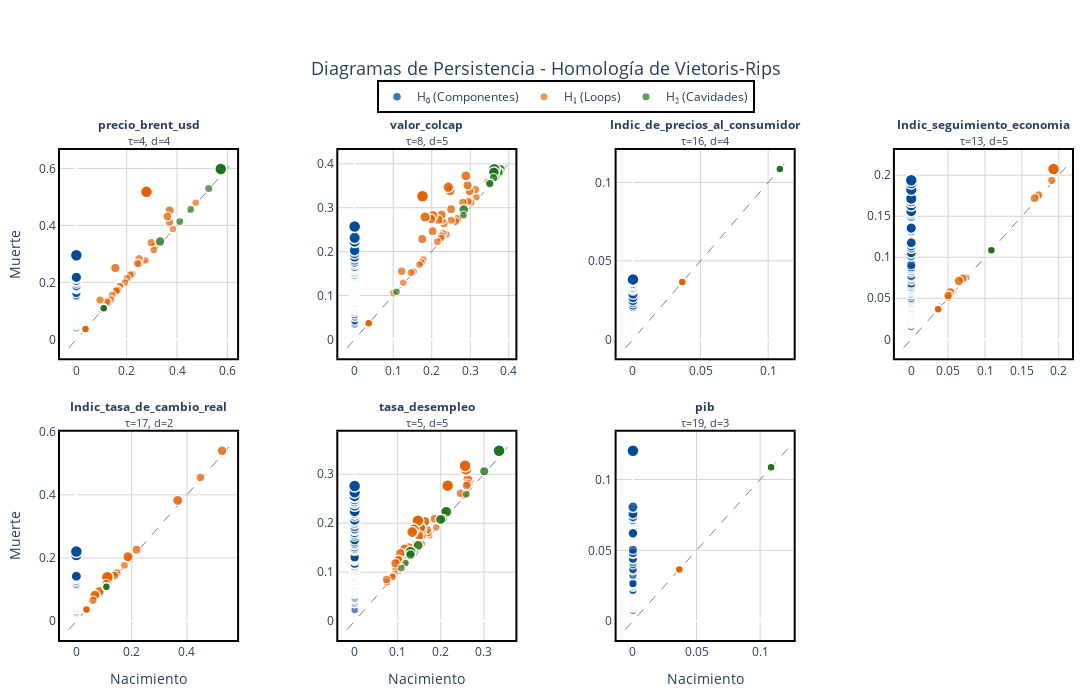

Here is the notebook cell this chart was saved with:
### Code cell
# Diagrama de persistencia de cada serie 
diagram_emb = VR.fit_transform(X_emb)

# --- Crear la cuadrícula dinámica de subplots ---
n = len(data_norm.columns)
cols = min(4, n)  # Máximo 3 columnas para mejor visualización
rows = math.ceil(n / cols)

# Preparar títulos con información de parámetros
subplot_titles_list = []
for name in data_norm.columns:
    if name in optimal_parameters_emb:
        tau = optimal_parameters_emb[name][0]
        d = optimal_parameters_emb[name][1]
        subplot_titles_list.append(f"<b>{name}</b><br><span style='font-size:11px'>τ={tau}, d={d}</span>")
    else:
        subplot_titles_list.append(f"<b>{name}</b>")

fig = make_subplots(
    rows=rows,
    cols=cols,
    subplot_titles=subplot_titles_list,
    vertical_spacing=0.15,
    horizontal_spacing=0.10
)

# Colores para diferentes dimensiones homológicas
colors_dim = {
    0: 'rgb(31, 119, 180)',   # Azul para H0 (componentes conexas)
    1: 'rgb(255, 127, 14)',   # Naranja para H1 (loops)
    2: 'rgb(44, 160, 44)',    # Verde para H2 (cavidades)
}

# --- Graficar cada diagrama de persistencia ---
for i, (name, diagram) in enumerate(zip(data_norm.columns, diagram_emb)):
    r = i // cols + 1
    c = i % cols + 1
    
    # Filtrar puntos infinitos y separar por dimensión
    diagram_filtered = diagram[diagram[:, 1] != np.inf]
    
    if len(diagram_filtered) == 0:
        continue
    
    # Obtener rango para la diagonal
    all_points = diagram_filtered[:, :2].flatten()
    min_val = np.min(all_points)
    max_val = np.max(all_points)
    margin = (max_val - min_val) * 0.05
    
    # Agregar línea diagonal (nacimiento = muerte)
    fig.add_trace(
        go.Scatter(
            x=[min_val - margin, max_val + margin],
            y=[min_val - margin, max_val + margin],
            mode='lines',
            line=dict(color='gray', width=1, dash='dash'),
            showlegend=False,
            hoverinfo='skip'
        ),
        row=r, col=c
    )
    
    # Graficar puntos por dimensión homológica
    dims = np.unique(diagram_filtered[:, 2].astype(int))
    
    for dim in dims:
        mask = diagram_filtered[:, 2] == dim
        dim_diagram = diagram_filtered[mask]
        
        birth = dim_diagram[:, 0]
        death = dim_diagram[:, 1]
        persistence = death - birth
        
        # Normalizar persistencia para tamaño de marcador (más persistente = más grande)
        if len(persistence) > 1:
            pers_norm = (persistence - persistence.min()) / (persistence.max() - persistence.min() + 1e-10)
            marker_sizes = 8 + pers_norm * 4  # Tamaño entre 8 y 12
        else:
            marker_sizes = 10
        
        # Color más intenso para puntos más persistentes (más arriba)
        # Calculamos la distancia a la diagonal
        distance_to_diagonal = persistence
        if len(distance_to_diagonal) > 1:
            dist_norm = (distance_to_diagonal - distance_to_diagonal.min()) / (distance_to_diagonal.max() - distance_to_diagonal.min() + 1e-10)
            opacity_values = 0.65 + dist_norm * 0.35  # Opacidad entre 0.65 y 1.0
        else:
            opacity_values = 0.85
        
        # Nombre de la dimensión
        dim_names = {0: 'H₀ (Componentes)', 1: 'H₁ (Loops)', 2: 'H₂ (Cavidades)'}
        dim_name = dim_names.get(int(dim), f'H{int(dim)}')
        
        # Colores más intensos
        colors_intense = {
            0: 'rgb(0, 76, 153)',      # Azul más intenso
            1: 'rgb(230, 97, 0)',      # Naranja más intenso
            2: 'rgb(28, 117, 28)',     # Verde más intenso
        }
        
        fig.add_trace(
            go.Scatter(
                x=birth,
                y=death,
                mode='markers',
                marker=dict(
                    size=marker_sizes,
                    color=colors_intense.get(int(dim), 'gray'),
                    opacity=opacity_values if isinstance(opacity_values, float) else opacity_values.tolist(),
                    line=dict(width=1.5, color='white')
                ),
                name=dim_name,
                legendgroup=f'dim{dim}',
                showlegend=(i == 0),  # Solo mostrar leyenda en el primer subplot
                hovertemplate=f"<b>{dim_name}</b><br>" +
                             "Nacimiento: %{x:.3f}<br>" +
                             "Muerte: %{y:.3f}<br>" +
                             "Persistencia: %{customdata:.3f}<br>" +
                             "<extra></extra>",
                customdata=persistence
            ),
            row=r, col=c
        )
    
    # Actualizar ejes
    fig.update_xaxes(
        title_text="Nacimiento" if r == rows else "",
        showgrid=True,
        gridcolor='lightgray',
        linecolor='black',
        linewidth=2,
        mirror=True,
        row=r, col=c
    )
    fig.update_yaxes(
        title_text="Muerte" if c == 1 else "",
        showgrid=True,
        gridcolor='lightgray',
        linecolor='black',
        linewidth=2,
        mirror=True,
        row=r, col=c
    )

# --- Ajustes estéticos globales ---
fig.update_layout(
    height=350 * rows,  # Aumentado de 300 a 350
    width=400 * cols,
    title_text="Diagramas de Persistencia - Homología de Vietoris-Rips",
    title_font_size=18,
    title_x=0.5,
    title_xanchor='center',
    showlegend=True,
    legend=dict(
        orientation="h",
        yanchor="bottom",
        y=1.075,  # Subido ligeramente de 1.02 a 1.03
        xanchor="center",
        x=0.5,
        bgcolor='rgba(255, 255, 255, 0.95)',
        bordercolor='black',
        borderwidth=2,
        font=dict(size=12)
    ),
    margin=dict(l=60, r=20, t=150, b=60),  # Margen top aumentado de 120 a 130
    plot_bgcolor='white'
)

# Actualizar anotaciones (títulos de subplots) - tamaño normal, sin bajar extra
fig.update_annotations(font_size=12)

fig.show()

# --- Resumen estadístico de persistencia ---
print(f"\n{'='*70}")
print(f"RESUMEN DE HOMOLOGÍA PERSISTENTE")
print(f"{'='*70}")

for name, diagram in zip(data_norm.columns, diagram_emb):
    diagram_filtered = diagram[diagram[:, 1] != np.inf]
    
    if len(diagram_filtered) == 0:
        print(f"\n{name}: Sin características topológicas detectadas")
        continue
    
    print(f"\n{name}:")
    dims = np.unique(diagram_filtered[:, 2].astype(int))
    
    for dim in dims:
        mask = diagram_filtered[:, 2] == dim
        dim_diagram = diagram_filtered[mask]
        persistence = dim_diagram[:, 1] - dim_diagram[:, 0]
        
        dim_names = {0: 'Componentes conexas (H₀)', 1: 'Loops (H₁)', 2: 'Cavidades (H₂)'}
        dim_name = dim_names.get(int(dim), f'H{int(dim)}')
        
        print(f"  {dim_name}:")
        print(f"    - Número de características: {len(persistence)}")
        print(f"    - Persistencia media: {np.mean(persistence):.4f}")
        print(f"    - Persistencia máxima: {np.max(persistence):.4f}")
        print(f"    - Persistencia mínima: {np.min(persistence):.4f}")

print(f"\n{'='*70}\n")

# --- Información adicional ---
print("INTERPRETACIÓN:")
print("-" * 70)
print("• H₀ (Componentes): Componentes conexas del complejo simplicial")
print("• H₁ (Loops): Ciclos o agujeros 1D en la estructura")
print("• H₂ (Cavidades): Huecos 2D o cavidades en la estructura")
print("\nPuntos más alejados de la diagonal = características más persistentes")
print("Características persistentes revelan la topología subyacente del atractor")
print("="*70)

### Figure 1 — Plotly figure (JSON) as saved in the notebook; plotly's stock layout.template omitted (floating-point values rounded to 4 significant figures; data arrays with more than 128 entries replaced by an {"elided": "..."} marker saying what was removed)
{"data": [{"hoverinfo": "skip", "line": {"color": "gray", "dash": "dash", "width": 1}, "mode": "lines", "showlegend": false, "type": "scatter", "x": [-0.02991, 0.6281], "xaxis": "x", "y": [-0.02991, 0.6281], "yaxis": "y"}, {"customdata": {"elided": "159 float values"}, "hovertemplate": "<b>H₀ (Componentes)</b><br>Nacimiento: %{x:.3f}<br>Muerte: %{y:.3f}<br>Persistencia: %{customdata:.3f}<br><extra></extra>", "legendgroup": "dim0", "marker": {"color": "rgb(0, 76, 153)", "line": {"color": "white", "width": 1.5}, "opacity": {"elided": "159 float values"}, "size": {"elided": "159 float values"}}, "mode": "markers", "name": "H₀ (Componentes)", "showlegend": true, "type": "scatter", "x": {"elided": "159 float values"}, "xaxis": "x", "y": {"elided": "159 float values"}, "yaxis": "y"}, {"customdata": [0.004977, 0.003757, 0.08151, 0.04103, 0.06918, 0.01563, 0.006164, 0.04154, 0.2391, 0.002016, 0.03384, 0.01586, 0.02348, 0.006768, 0.01203, 0.01191, 0.006298, 0.008525, 0.01394, 0.004092, 0.004574, 0.01023, 0.01109, 0.01145, 0.09559, 0.01261, 0.001582, 0.00251, 0.01167, 0.003178, 0.0008958, 0.04392, 0.0, 0.0, 0.0, 0.0, 0.0, 0.0, 0.0, 0.0, 0.0, 0.0, 0.0, 0.0, 0.0, 0.0, 0.0, 0.0, 0.0, 0.0, 0.0, 0.0], "hovertemplate": "<b>H₁ (Loops)</b><br>Nacimiento: %{x:.3f}<br>Muerte: %{y:.3f}<br>Persistencia: %{customdata:.3f}<br><extra></extra>", "legendgroup": "dim1", "marker": {"color": "rgb(230, 97, 0)", "line": {"color": "white", "width": 1.5}, "opacity": [0.6573, 0.6555, 0.7693, 0.7101, 0.7512, 0.6729, 0.659, 0.7108, 1.0, 0.653, 0.6995, 0.6732, 0.6844, 0.6599, 0.6676, 0.6674, 0.6592, 0.6625, 0.6704, 0.656, 0.6567, 0.665, 0.6662, 0.6668, 0.7899, 0.6685, 0.6523, 0.6537, 0.6671, 0.6547, 0.6513, 0.7143, 0.65, 0.65, 0.65, 0.65, 0.65, 0.65, 0.65, 0.65, 0.65, 0.65, 0.65, 0.65, 0.65, 0.65, 0.65, 0.65, 0.65, 0.65, 0.65, 0.65], "size": [8.083, 8.063, 9.363, 8.686, 9.157, 8.262, 8.103, 8.695, 12.0, 8.034, 8.566, 8.265, 8.393, 8.113, 8.201, 8.199, 8.105, 8.143, 8.233, 8.068, 8.077, 8.171, 8.185, 8.192, 9.599, 8.211, 8.026, 8.042, 8.195, 8.053, 8.015, 8.735, 8.0, 8.0, 8.0, 8.0, 8.0, 8.0, 8.0, 8.0, 8.0, 8.0, 8.0, 8.0, 8.0, 8.0, 8.0, 8.0, 8.0, 8.0, 8.0, 8.0]}, "mode": "markers", "name": "H₁ (Loops)", "showlegend": true, "type": "scatter", "x": [0.4743, 0.3837, 0.3707, 0.3704, 0.3619, 0.3124, 0.3073, 0.2977, 0.2785, 0.2744, 0.2496, 0.2485, 0.2427, 0.2221, 0.2141, 0.2017, 0.1926, 0.1741, 0.1728, 0.1672, 0.167, 0.1634, 0.1624, 0.1585, 0.155, 0.1427, 0.1376, 0.126, 0.1204, 0.1052, 0.1023, 0.09411, 0.03648, 0.03648, 0.03648, 0.03648, 0.03648, 0.03648, 0.03648, 0.03648, 0.03648, 0.03648, 0.03648, 0.03648, 0.03648, 0.03648, 0.03648, 0.03648, 0.03648, 0.03648, 0.03648, 0.03648], "xaxis": "x", "y": [0.4793, 0.3874, 0.4522, 0.4114, 0.4311, 0.328, 0.3135, 0.3393, 0.5177, 0.2764, 0.2834, 0.2644, 0.2661, 0.2289, 0.2261, 0.2136, 0.1989, 0.1827, 0.1868, 0.1712, 0.1716, 0.1736, 0.1735, 0.17, 0.2506, 0.1553, 0.1392, 0.1285, 0.1321, 0.1084, 0.1032, 0.138, 0.03648, 0.03648, 0.03648, 0.03648, 0.03648, 0.03648, 0.03648, 0.03648, 0.03648, 0.03648, 0.03648, 0.03648, 0.03648, 0.03648, 0.03648, 0.03648, 0.03648, 0.03648, 0.03648, 0.03648], "yaxis": "y"}, {"customdata": [0.02434, 0.003038, 0.001332, 0.002414, 0.01079, 0.0, 0.0, 0.0, 0.0, 0.0, 0.0, 0.0], "hovertemplate": "<b>H₂ (Cavidades)</b><br>Nacimiento: %{x:.3f}<br>Muerte: %{y:.3f}<br>Persistencia: %{customdata:.3f}<br><extra></extra>", "legendgroup": "dim2", "marker": {"color": "rgb(28, 117, 28)", "line": {"color": "white", "width": 1.5}, "opacity": [1.0, 0.6937, 0.6691, 0.6847, 0.8051, 0.65, 0.65, 0.65, 0.65, 0.65, 0.65, 0.65], "size": [12.0, 8.499, 8.219, 8.397, 9.773, 8.0, 8.0, 8.0, 8.0, 8.0, 8.0, 8.0]}, "mode": "markers", "name": "H₂ (Cavidades)", "showlegend": true, "type": "scatter", "x": [0.5738, 0.5262, 0.4545, 0.4109, 0.3328, 0.1086, 0.1086, 0.1086, 0.1086, 0.1086, 0.1086, 0.1086], "xaxis": "x", "y": [0.5981, 0.5293, 0.4558, 0.4133, 0.3436, 0.1086, 0.1086, 0.1086, 0.1086, 0.1086, 0.1086, 0.1086], "yaxis": "y"}, {"hoverinfo": "skip", "line": {"color": "gray", "dash": "dash", "width": 1}, "mode": "lines", "showlegend": false, "type": "scatter", "x": [-0.01942, 0.4078], "xaxis": "x2", "y": [-0.01942, 0.4078], "yaxis": "y2"}, {"customdata": {"elided": "159 float values"}, "hovertemplate": "<b>H₀ (Componentes)</b><br>Nacimiento: %{x:.3f}<br>Muerte: %{y:.3f}<br>Persistencia: %{customdata:.3f}<br><extra></extra>", "legendgroup": "dim0", "marker": {"color": "rgb(0, 76, 153)", "line": {"color": "white", "width": 1.5}, "opacity": {"elided": "159 float values"}, "size": {"elided": "159 float values"}}, "mode": "markers", "name": "H₀ (Componentes)", "showlegend": false, "type": "scatter", "x": {"elided": "159 float values"}, "xaxis": "x2", "y": {"elided": "159 float values"}, "yaxis": "y2"}, {"customdata": [0.01321, 0.008905, 0.02776, 0.009901, 0.0386, 0.02019, 0.05816, 0.08376, 0.03151, 0.004658, 0.003445, 0.008475, 0.005303, 0.04651, 0.02105, 0.09114, 0.1036, 0.0008022, 0.03203, 0.01231, 0.04616, 0.05859, 0.01056, 0.005838, 0.05495, 0.007812, 0.07929, 0.04425, 0.07598, 0.09602, 0.003767, 0.1501, 0.05318, 0.001818, 0.001575, 0.001692, 0.005871, 0.002576, 0.03307, 0.004535, 0.0, 0.0, 0.0, 0.0, 0.0, 0.0, 0.0, 0.0, 0.0, 0.0, 0.0, 0.0], "hovertemplate": "<b>H₁ (Loops)</b><br>Nacimiento: %{x:.3f}<br>Muerte: %{y:.3f}<br>Persistencia: %{customdata:.3f}<br><extra></extra>", "legendgroup": "dim1", "marker": {"color": "rgb(230, 97, 0)", "line": {"color": "white", "width": 1.5}, "opacity": [0.6808, 0.6708, 0.7147, 0.6731, 0.74, 0.6971, 0.7856, 0.8453, 0.7235, 0.6609, 0.658, 0.6698, 0.6624, 0.7584, 0.6991, 0.8625, 0.8914, 0.6519, 0.7247, 0.6787, 0.7576, 0.7866, 0.6746, 0.6636, 0.7781, 0.6682, 0.8349, 0.7532, 0.8272, 0.8739, 0.6588, 1.0, 0.774, 0.6542, 0.6537, 0.6539, 0.6637, 0.656, 0.7271, 0.6606, 0.65, 0.65, 0.65, 0.65, 0.65, 0.65, 0.65, 0.65, 0.65, 0.65, 0.65, 0.65], "size": [8.352, 8.237, 8.74, 8.264, 9.029, 8.538, 9.55, 10.23, 8.84, 8.124, 8.092, 8.226, 8.141, 9.239, 8.561, 10.43, 10.76, 8.021, 8.854, 8.328, 9.23, 9.561, 8.282, 8.156, 9.464, 8.208, 10.11, 9.179, 10.02, 10.56, 8.1, 12.0, 9.417, 8.048, 8.042, 8.045, 8.156, 8.069, 8.881, 8.121, 8.0, 8.0, 8.0, 8.0, 8.0, 8.0, 8.0, 8.0, 8.0, 8.0, 8.0, 8.0]}, "mode": "markers", "name": "H₁ (Loops)", "showlegend": false, "type": "scatter", "x": [0.3456, 0.3155, 0.3137, 0.302, 0.2983, 0.2943, 0.2931, 0.2887, 0.2808, 0.28, 0.2691, 0.2676, 0.2629, 0.2503, 0.2502, 0.2475, 0.2431, 0.2383, 0.2317, 0.2291, 0.2264, 0.2255, 0.2252, 0.2245, 0.2175, 0.2147, 0.2036, 0.2024, 0.1982, 0.1828, 0.1783, 0.1761, 0.1755, 0.1734, 0.1683, 0.1529, 0.1461, 0.1262, 0.1222, 0.1008, 0.03648, 0.03648, 0.03648, 0.03648, 0.03648, 0.03648, 0.03648, 0.03648, 0.03648, 0.03648, 0.03648, 0.03648], "xaxis": "x2", "y": [0.3588, 0.3244, 0.3415, 0.3119, 0.3369, 0.3145, 0.3513, 0.3725, 0.3123, 0.2847, 0.2726, 0.2761, 0.2682, 0.2968, 0.2712, 0.3386, 0.3467, 0.2391, 0.2637, 0.2414, 0.2726, 0.2841, 0.2358, 0.2304, 0.2724, 0.2225, 0.2829, 0.2466, 0.2742, 0.2788, 0.1821, 0.3262, 0.2287, 0.1752, 0.1699, 0.1546, 0.152, 0.1287, 0.1553, 0.1053, 0.03648, 0.03648, 0.03648, 0.03648, 0.03648, 0.03648, 0.03648, 0.03648, 0.03648, 0.03648, 0.03648, 0.03648], "yaxis": "y2"}, {"customdata": [0.009624, 0.003343, 0.007484, 0.004601, 0.02521, 0.01901, 0.007361, 0.002474, 0.004649, 0.0128, 0.0004229, 0.0], "hovertemplate": "<b>H₂ (Cavidades)</b><br>Nacimiento: %{x:.3f}<br>Muerte: %{y:.3f}<br>Persistencia: %{customdata:.3f}<br><extra></extra>", "legendgroup": "dim2", "marker": {"color": "rgb(28, 117, 28)", "line": {"color": "white", "width": 1.5}, "opacity": [0.7836, 0.6964, 0.7539, 0.7139, 1.0, 0.9139, 0.7522, 0.6844, 0.7145, 0.8277, 0.6559, 0.65], "size": [9.527, 8.53, 9.187, 8.73, 12.0, 11.02, 9.168, 8.393, 8.738, 10.03, 8.067, 8.0]}, "mode": "markers", "name": "H₂ (Cavidades)", "showlegend": false, "type": "scatter", "x": [0.3788, 0.3771, 0.3735, 0.3664, 0.3623, 0.3614, 0.3602, 0.3526, 0.3504, 0.2833, 0.2826, 0.1086], "xaxis": "x2", "y": [0.3884, 0.3805, 0.3809, 0.371, 0.3875, 0.3805, 0.3676, 0.3551, 0.3551, 0.2961, 0.283, 0.1086], "yaxis": "y2"}, {"hoverinfo": "skip", "line": {"color": "gray", "dash": "dash", "width": 1}, "mode": "lines", "showlegend": false, "type": "scatter", "x": [-0.005432, 0.1141], "xaxis": "x3", "y": [-0.005432, 0.1141], "yaxis": "y3"}, {"customdata": {"elided": "159 float values"}, "hovertemplate": "<b>H₀ (Componentes)</b><br>Nacimiento: %{x:.3f}<br>Muerte: %{y:.3f}<br>Persistencia: %{customdata:.3f}<br><extra></extra>", "legendgroup": "dim0", "marker": {"color": "rgb(0, 76, 153)", "line": {"color": "white", "width": 1.5}, "opacity": {"elided": "159 float values"}, "size": {"elided": "159 float values"}}, "mode": "markers", "name": "H₀ (Componentes)", "showlegend": false, "type": "scatter", "x": {"elided": "159 float values"}, "xaxis": "x3", "y": {"elided": "159 float values"}, "yaxis": "y3"}, {"customdata": [0.0, 0.0, 0.0, 0.0, 0.0, 0.0, 0.0, 0.0, 0.0, 0.0, 0.0, 0.0, 0.0, 0.0, 0.0, 0.0, 0.0, 0.0, 0.0, 0.0, 0.0, 0.0, 0.0, 0.0, 0.0, 0.0, 0.0, 0.0, 0.0, 0.0, 0.0, 0.0, 0.0, 0.0, 0.0, 0.0, 0.0, 0.0, 0.0, 0.0, 0.0, 0.0, 0.0, 0.0, 0.0, 0.0, 0.0, 0.0, 0.0, 0.0, 0.0, 0.0], "hovertemplate": "<b>H₁ (Loops)</b><br>Nacimiento: %{x:.3f}<br>Muerte: %{y:.3f}<br>Persistencia: %{customdata:.3f}<br><extra></extra>", "legendgroup": "dim1", "marker": {"color": "rgb(230, 97, 0)", "line": {"color": "white", "width": 1.5}, "opacity": [0.65, 0.65, 0.65, 0.65, 0.65, 0.65, 0.65, 0.65, 0.65, 0.65, 0.65, 0.65, 0.65, 0.65, 0.65, 0.65, 0.65, 0.65, 0.65, 0.65, 0.65, 0.65, 0.65, 0.65, 0.65, 0.65, 0.65, 0.65, 0.65, 0.65, 0.65, 0.65, 0.65, 0.65, 0.65, 0.65, 0.65, 0.65, 0.65, 0.65, 0.65, 0.65, 0.65, 0.65, 0.65, 0.65, 0.65, 0.65, 0.65, 0.65, 0.65, 0.65], "size": [8.0, 8.0, 8.0, 8.0, 8.0, 8.0, 8.0, 8.0, 8.0, 8.0, 8.0, 8.0, 8.0, 8.0, 8.0, 8.0, 8.0, 8.0, 8.0, 8.0, 8.0, 8.0, 8.0, 8.0, 8.0, 8.0, 8.0, 8.0, 8.0, 8.0, 8.0, 8.0, 8.0, 8.0, 8.0, 8.0, 8.0, 8.0, 8.0, 8.0, 8.0, 8.0, 8.0, 8.0, 8.0, 8.0, 8.0, 8.0, 8.0, 8.0, 8.0, 8.0]}, "mode": "markers", "name": "H₁ (Loops)", "showlegend": false, "type": "scatter", "x": [0.03648, 0.03648, 0.03648, 0.03648, 0.03648, 0.03648, 0.03648, 0.03648, 0.03648, 0.03648, 0.03648, 0.03648, 0.03648, 0.03648, 0.03648, 0.03648, 0.03648, 0.03648, 0.03648, 0.03648, 0.03648, 0.03648, 0.03648, 0.03648, 0.03648, 0.03648, 0.03648, 0.03648, 0.03648, 0.03648, 0.03648, 0.03648, 0.03648, 0.03648, 0.03648, 0.03648, 0.03648, 0.03648, 0.03648, 0.03648, 0.03648, 0.03648, 0.03648, 0.03648, 0.03648, 0.03648, 0.03648, 0.03648, 0.03648, 0.03648, 0.03648, 0.03648], "xaxis": "x3", "y": [0.03648, 0.03648, 0.03648, 0.03648, 0.03648, 0.03648, 0.03648, 0.03648, 0.03648, 0.03648, 0.03648, 0.03648, 0.03648, 0.03648, 0.03648, 0.03648, 0.03648, 0.03648, 0.03648, 0.03648, 0.03648, 0.03648, 0.03648, 0.03648, 0.03648, 0.03648, 0.03648, 0.03648, 0.03648, 0.03648, 0.03648, 0.03648, 0.03648, 0.03648, 0.03648, 0.03648, 0.03648, 0.03648, 0.03648, 0.03648, 0.03648, 0.03648, 0.03648, 0.03648, 0.03648, 0.03648, 0.03648, 0.03648, 0.03648, 0.03648, 0.03648, 0.03648], "yaxis": "y3"}, {"customdata": [0.0, 0.0, 0.0, 0.0, 0.0, 0.0, 0.0, 0.0, 0.0, 0.0, 0.0, 0.0], "hovertemplate": "<b>H₂ (Cavidades)</b><br>Nacimiento: %{x:.3f}<br>Muerte: %{y:.3f}<br>Persistencia: %{customdata:.3f}<br><extra></extra>", "legendgroup": "dim2", "marker": {"color": "rgb(28, 117, 28)", "line": {"color": "white", "width": 1.5}, "opacity": [0.65, 0.65, 0.65, 0.65, 0.65, 0.65, 0.65, 0.65, 0.65, 0.65, 0.65, 0.65], "size": [8.0, 8.0, 8.0, 8.0, 8.0, 8.0, 8.0, 8.0, 8.0, 8.0, 8.0, 8.0]}, "mode": "markers", "name": "H₂ (Cavidades)", "showlegend": false, "type": "scatter", "x": [0.1086, 0.1086, 0.1086, 0.1086, 0.1086, 0.1086, 0.1086, 0.1086, 0.1086, 0.1086, 0.1086, 0.1086], "xaxis": "x3", "y": [0.1086, 0.1086, 0.1086, 0.1086, 0.1086, 0.1086, 0.1086, 0.1086, 0.1086, 0.1086, 0.1086, 0.1086], "yaxis": "y3"}, {"hoverinfo": "skip", "line": {"color": "gray", "dash": "dash", "width": 1}, "mode": "lines", "showlegend": false, "type": "scatter", "x": [-0.01038, 0.2179], "xaxis": "x4", "y": [-0.01038, 0.2179], "yaxis": "y4"}, {"customdata": {"elided": "159 float values"}, "hovertemplate": "<b>H₀ (Componentes)</b><br>Nacimiento: %{x:.3f}<br>Muerte: %{y:.3f}<br>Persistencia: %{customdata:.3f}<br><extra></extra>", "legendgroup": "dim0", "marker": {"color": "rgb(0, 76, 153)", "line": {"color": "white", "width": 1.5}, "opacity": {"elided": "159 float values"}, "size": {"elided": "159 float values"}}, "mode": "markers", "name": "H₀ (Componentes)", "showlegend": false, "type": "scatter", "x": {"elided": "159 float values"}, "xaxis": "x4", "y": {"elided": "159 float values"}, "yaxis": "y4"}, {"customdata": [0.01466, 0.003146, 0.003164, 0.00479, 0.0005001, 0.004715, 0.006413, 0.0003791, 0.002601, 0.004823, 0.001939, 0.0007026, 0.003502, 0.001168, 0.0005837, 0.0006419, 0.0, 0.0, 0.0, 0.0, 0.0, 0.0, 0.0, 0.0, 0.0, 0.0, 0.0, 0.0, 0.0, 0.0, 0.0, 0.0, 0.0, 0.0, 0.0, 0.0, 0.0, 0.0, 0.0, 0.0, 0.0, 0.0, 0.0, 0.0, 0.0, 0.0, 0.0, 0.0, 0.0, 0.0, 0.0, 0.0], "hovertemplate": "<b>H₁ (Loops)</b><br>Nacimiento: %{x:.3f}<br>Muerte: %{y:.3f}<br>Persistencia: %{customdata:.3f}<br><extra></extra>", "legendgroup": "dim1", "marker": {"color": "rgb(230, 97, 0)", "line": {"color": "white", "width": 1.5}, "opacity": [1.0, 0.7251, 0.7255, 0.7644, 0.6619, 0.7626, 0.8031, 0.6591, 0.7121, 0.7652, 0.6963, 0.6668, 0.7336, 0.6779, 0.6639, 0.6653, 0.65, 0.65, 0.65, 0.65, 0.65, 0.65, 0.65, 0.65, 0.65, 0.65, 0.65, 0.65, 0.65, 0.65, 0.65, 0.65, 0.65, 0.65, 0.65, 0.65, 0.65, 0.65, 0.65, 0.65, 0.65, 0.65, 0.65, 0.65, 0.65, 0.65, 0.65, 0.65, 0.65, 0.65, 0.65, 0.65], "size": [12.0, 8.858, 8.863, 9.307, 8.136, 9.287, 9.75, 8.103, 8.71, 9.316, 8.529, 8.192, 8.956, 8.319, 8.159, 8.175, 8.0, 8.0, 8.0, 8.0, 8.0, 8.0, 8.0, 8.0, 8.0, 8.0, 8.0, 8.0, 8.0, 8.0, 8.0, 8.0, 8.0, 8.0, 8.0, 8.0, 8.0, 8.0, 8.0, 8.0, 8.0, 8.0, 8.0, 8.0, 8.0, 8.0, 8.0, 8.0, 8.0, 8.0, 8.0, 8.0]}, "mode": "markers", "name": "H₁ (Loops)", "showlegend": false, "type": "scatter", "x": [0.1929, 0.1905, 0.1726, 0.1673, 0.07453, 0.06944, 0.06463, 0.05692, 0.0547, 0.05268, 0.05182, 0.05008, 0.04996, 0.03817, 0.0368, 0.03648, 0.03648, 0.03648, 0.03648, 0.03648, 0.03648, 0.03648, 0.03648, 0.03648, 0.03648, 0.03648, 0.03648, 0.03648, 0.03648, 0.03648, 0.03648, 0.03648, 0.03648, 0.03648, 0.03648, 0.03648, 0.03648, 0.03648, 0.03648, 0.03648, 0.03648, 0.03648, 0.03648, 0.03648, 0.03648, 0.03648, 0.03648, 0.03648, 0.03648, 0.03648, 0.03648, 0.03648], "xaxis": "x4", "y": [0.2076, 0.1937, 0.1758, 0.1721, 0.07503, 0.07416, 0.07104, 0.0573, 0.0573, 0.05751, 0.05375, 0.05078, 0.05346, 0.03933, 0.03738, 0.03712, 0.03648, 0.03648, 0.03648, 0.03648, 0.03648, 0.03648, 0.03648, 0.03648, 0.03648, 0.03648, 0.03648, 0.03648, 0.03648, 0.03648, 0.03648, 0.03648, 0.03648, 0.03648, 0.03648, 0.03648, 0.03648, 0.03648, 0.03648, 0.03648, 0.03648, 0.03648, 0.03648, 0.03648, 0.03648, 0.03648, 0.03648, 0.03648, 0.03648, 0.03648, 0.03648, 0.03648], "yaxis": "y4"}, {"customdata": [0.0, 0.0, 0.0, 0.0, 0.0, 0.0, 0.0, 0.0, 0.0, 0.0, 0.0, 0.0], "hovertemplate": "<b>H₂ (Cavidades)</b><br>Nacimiento: %{x:.3f}<br>Muerte: %{y:.3f}<br>Persistencia: %{customdata:.3f}<br><extra></extra>", "legendgroup": "dim2", "marker": {"color": "rgb(28, 117, 28)", "line": {"color": "white", "width": 1.5}, "opacity": [0.65, 0.65, 0.65, 0.65, 0.65, 0.65, 0.65, 0.65, 0.65, 0.65, 0.65, 0.65], "size": [8.0, 8.0, 8.0, 8.0, 8.0, 8.0, 8.0, 8.0, 8.0, 8.0, 8.0, 8.0]}, "mode": "markers", "name": "H₂ (Cavidades)", "showlegend": false, "type": "scatter", "x": [0.1086, 0.1086, 0.1086, 0.1086, 0.1086, 0.1086, 0.1086, 0.1086, 0.1086, 0.1086, 0.1086, 0.1086], "xaxis": "x4", "y": [0.1086, 0.1086, 0.1086, 0.1086, 0.1086, 0.1086, 0.1086, 0.1086, 0.1086, 0.1086, 0.1086, 0.1086], "yaxis": "y4"}, {"hoverinfo": "skip", "line": {"color": "gray", "dash": "dash", "width": 1}, "mode": "lines", "showlegend": false, "type": "scatter", "x": [-0.027, 0.567], "xaxis": "x5", "y": [-0.027, 0.567], "yaxis": "y5"}, {"customdata": {"elided": "159 float values"}, "hovertemplate": "<b>H₀ (Componentes)</b><br>Nacimiento: %{x:.3f}<br>Muerte: %{y:.3f}<br>Persistencia: %{customdata:.3f}<br><extra></extra>", "legendgroup": "dim0", "marker": {"color": "rgb(0, 76, 153)", "line": {"color": "white", "width": 1.5}, "opacity": {"elided": "159 float values"}, "size": {"elided": "159 float values"}}, "mode": "markers", "name": "H₀ (Componentes)", "showlegend": false, "type": "scatter", "x": {"elided": "159 float values"}, "xaxis": "x5", "y": {"elided": "159 float values"}, "yaxis": "y5"}, {"customdata": [0.01292, 0.006517, 0.01585, 0.00852, 0.003336, 0.01703, 0.002526, 0.005744, 0.006881, 0.005736, 0.01343, 0.02677, 0.009769, 0.003552, 0.0005184, 0.01089, 0.01063, 0.01204, 0.01526, 0.005555, 0.0, 0.0, 0.0, 0.0, 0.0, 0.0, 0.0, 0.0, 0.0, 0.0, 0.0, 0.0, 0.0, 0.0, 0.0, 0.0, 0.0, 0.0, 0.0, 0.0, 0.0, 0.0, 0.0, 0.0, 0.0, 0.0, 0.0, 0.0, 0.0, 0.0, 0.0, 0.0], "hovertemplate": "<b>H₁ (Loops)</b><br>Nacimiento: %{x:.3f}<br>Muerte: %{y:.3f}<br>Persistencia: %{customdata:.3f}<br><extra></extra>", "legendgroup": "dim1", "marker": {"color": "rgb(230, 97, 0)", "line": {"color": "white", "width": 1.5}, "opacity": [0.8189, 0.7352, 0.8573, 0.7614, 0.6936, 0.8726, 0.683, 0.7251, 0.74, 0.725, 0.8256, 1.0, 0.7777, 0.6964, 0.6568, 0.7923, 0.7889, 0.8073, 0.8495, 0.7226, 0.65, 0.65, 0.65, 0.65, 0.65, 0.65, 0.65, 0.65, 0.65, 0.65, 0.65, 0.65, 0.65, 0.65, 0.65, 0.65, 0.65, 0.65, 0.65, 0.65, 0.65, 0.65, 0.65, 0.65, 0.65, 0.65, 0.65, 0.65, 0.65, 0.65, 0.65, 0.65], "size": [9.931, 8.974, 10.37, 9.273, 8.498, 10.54, 8.377, 8.858, 9.028, 8.857, 10.01, 12.0, 9.46, 8.531, 8.077, 9.627, 9.588, 9.798, 10.28, 8.83, 8.0, 8.0, 8.0, 8.0, 8.0, 8.0, 8.0, 8.0, 8.0, 8.0, 8.0, 8.0, 8.0, 8.0, 8.0, 8.0, 8.0, 8.0, 8.0, 8.0, 8.0, 8.0, 8.0, 8.0, 8.0, 8.0, 8.0, 8.0, 8.0, 8.0, 8.0, 8.0]}, "mode": "markers", "name": "H₁ (Loops)", "showlegend": false, "type": "scatter", "x": [0.5271, 0.4488, 0.3666, 0.2177, 0.1932, 0.1866, 0.174, 0.1467, 0.1373, 0.1157, 0.1153, 0.1123, 0.1075, 0.08804, 0.08602, 0.08396, 0.06993, 0.06845, 0.06685, 0.06019, 0.03648, 0.03648, 0.03648, 0.03648, 0.03648, 0.03648, 0.03648, 0.03648, 0.03648, 0.03648, 0.03648, 0.03648, 0.03648, 0.03648, 0.03648, 0.03648, 0.03648, 0.03648, 0.03648, 0.03648, 0.03648, 0.03648, 0.03648, 0.03648, 0.03648, 0.03648, 0.03648, 0.03648, 0.03648, 0.03648, 0.03648, 0.03648], "xaxis": "x5", "y": [0.54, 0.4553, 0.3825, 0.2262, 0.1965, 0.2036, 0.1765, 0.1524, 0.1442, 0.1214, 0.1287, 0.1391, 0.1173, 0.09159, 0.08654, 0.09484, 0.08056, 0.08049, 0.0821, 0.06574, 0.03648, 0.03648, 0.03648, 0.03648, 0.03648, 0.03648, 0.03648, 0.03648, 0.03648, 0.03648, 0.03648, 0.03648, 0.03648, 0.03648, 0.03648, 0.03648, 0.03648, 0.03648, 0.03648, 0.03648, 0.03648, 0.03648, 0.03648, 0.03648, 0.03648, 0.03648, 0.03648, 0.03648, 0.03648, 0.03648, 0.03648, 0.03648], "yaxis": "y5"}, {"customdata": [0.0, 0.0, 0.0, 0.0, 0.0, 0.0, 0.0, 0.0, 0.0, 0.0, 0.0, 0.0], "hovertemplate": "<b>H₂ (Cavidades)</b><br>Nacimiento: %{x:.3f}<br>Muerte: %{y:.3f}<br>Persistencia: %{customdata:.3f}<br><extra></extra>", "legendgroup": "dim2", "marker": {"color": "rgb(28, 117, 28)", "line": {"color": "white", "width": 1.5}, "opacity": [0.65, 0.65, 0.65, 0.65, 0.65, 0.65, 0.65, 0.65, 0.65, 0.65, 0.65, 0.65], "size": [8.0, 8.0, 8.0, 8.0, 8.0, 8.0, 8.0, 8.0, 8.0, 8.0, 8.0, 8.0]}, "mode": "markers", "name": "H₂ (Cavidades)", "showlegend": false, "type": "scatter", "x": [0.1086, 0.1086, 0.1086, 0.1086, 0.1086, 0.1086, 0.1086, 0.1086, 0.1086, 0.1086, 0.1086, 0.1086], "xaxis": "x5", "y": [0.1086, 0.1086, 0.1086, 0.1086, 0.1086, 0.1086, 0.1086, 0.1086, 0.1086, 0.1086, 0.1086, 0.1086], "yaxis": "y5"}, {"hoverinfo": "skip", "line": {"color": "gray", "dash": "dash", "width": 1}, "mode": "lines", "showlegend": false, "type": "scatter", "x": [-0.01741, 0.3655], "xaxis": "x6", "y": [-0.01741, 0.3655], "yaxis": "y6"}, {"customdata": {"elided": "159 float values"}, "hovertemplate": "<b>H₀ (Componentes)</b><br>Nacimiento: %{x:.3f}<br>Muerte: %{y:.3f}<br>Persistencia: %{customdata:.3f}<br><extra></extra>", "legendgroup": "dim0", "marker": {"color": "rgb(0, 76, 153)", "line": {"color": "white", "width": 1.5}, "opacity": {"elided": "159 float values"}, "size": {"elided": "159 float values"}}, "mode": "markers", "name": "H₀ (Componentes)", "showlegend": false, "type": "scatter", "x": {"elided": "159 float values"}, "xaxis": "x6", "y": {"elided": "159 float values"}, "yaxis": "y6"}, {"customdata": [0.01882, 0.01945, 0.02769, 0.01845, 0.01686, 0.001688, 0.05023, 0.06093, 0.002602, 0.01541, 0.0607, 0.01623, 0.002334, 0.001953, 0.02297, 0.001613, 0.01036, 0.01909, 0.04041, 0.01876, 0.03113, 0.002241, 0.03799, 0.0257, 0.05834, 0.002581, 0.0156, 0.04986, 0.01561, 0.0001712, 0.003253, 0.04815, 0.003778, 0.02481, 0.004207, 0.01895, 0.0001744, 0.03212, 0.03197, 0.003845, 0.01889, 0.02275, 0.0009839, 0.02347, 0.01018, 0.01028, 0.0236, 0.003914, 0.004095, 0.002269, 0.003873, 0.01125], "hovertemplate": "<b>H₁ (Loops)</b><br>Nacimiento: %{x:.3f}<br>Muerte: %{y:.3f}<br>Persistencia: %{customdata:.3f}<br><extra></extra>", "legendgroup": "dim1", "marker": {"color": "rgb(230, 97, 0)", "line": {"color": "white", "width": 1.5}, "opacity": [0.7574, 0.761, 0.8085, 0.7553, 0.7461, 0.6587, 0.9383, 1.0, 0.664, 0.7378, 0.9987, 0.7425, 0.6625, 0.6603, 0.7813, 0.6583, 0.7087, 0.759, 0.8818, 0.7571, 0.8283, 0.6619, 0.8678, 0.7971, 0.9851, 0.6639, 0.7389, 0.9362, 0.7389, 0.65, 0.6678, 0.9264, 0.6708, 0.7919, 0.6732, 0.7582, 0.65, 0.834, 0.8332, 0.6712, 0.7578, 0.7801, 0.6547, 0.7842, 0.7077, 0.7082, 0.785, 0.6716, 0.6726, 0.6621, 0.6713, 0.7138], "size": [9.228, 9.269, 9.812, 9.203, 9.099, 8.1, 11.3, 12.0, 8.16, 9.003, 11.98, 9.057, 8.142, 8.117, 9.501, 8.095, 8.671, 9.245, 10.65, 9.224, 10.04, 8.136, 10.49, 9.681, 11.83, 8.159, 9.016, 11.27, 9.016, 8.0, 8.203, 11.16, 8.237, 9.622, 8.266, 9.236, 8.0, 10.1, 10.09, 8.242, 9.232, 9.487, 8.054, 9.534, 8.659, 8.666, 9.543, 8.246, 8.258, 8.138, 8.244, 8.729]}, "mode": "markers", "name": "H₁ (Loops)", "showlegend": false, "type": "scatter", "x": [0.2669, 0.2666, 0.2625, 0.2623, 0.2601, 0.2587, 0.2586, 0.2564, 0.2538, 0.2459, 0.216, 0.2082, 0.2032, 0.1895, 0.1861, 0.1736, 0.1703, 0.1678, 0.1629, 0.1567, 0.1559, 0.1555, 0.153, 0.1493, 0.1469, 0.1448, 0.1407, 0.1374, 0.1351, 0.1349, 0.1342, 0.1335, 0.1302, 0.1257, 0.1167, 0.1163, 0.1159, 0.1154, 0.1063, 0.1058, 0.1057, 0.1016, 0.1013, 0.1011, 0.09717, 0.09587, 0.09467, 0.09217, 0.0878, 0.0877, 0.07515, 0.07391], "xaxis": "x6", "y": [0.2857, 0.2861, 0.2902, 0.2807, 0.2769, 0.2603, 0.3089, 0.3174, 0.2564, 0.2613, 0.2767, 0.2244, 0.2055, 0.1915, 0.2091, 0.1752, 0.1807, 0.1869, 0.2034, 0.1755, 0.187, 0.1577, 0.191, 0.175, 0.2052, 0.1474, 0.1563, 0.1873, 0.1507, 0.1351, 0.1375, 0.1817, 0.1339, 0.1505, 0.1209, 0.1352, 0.1161, 0.1475, 0.1382, 0.1096, 0.1246, 0.1244, 0.1023, 0.1246, 0.1074, 0.1062, 0.1183, 0.09609, 0.09189, 0.08997, 0.07902, 0.08515], "yaxis": "y6"}, {"customdata": [0.01287, 0.005022, 1.672e-05, 0.0105, 0.00284, 0.007945, 0.007305, 0.001201, 0.01123, 0.006067, 0.0004983, 4.875e-05], "hovertemplate": "<b>H₂ (Cavidades)</b><br>Nacimiento: %{x:.3f}<br>Muerte: %{y:.3f}<br>Persistencia: %{customdata:.3f}<br><extra></extra>", "legendgroup": "dim2", "marker": {"color": "rgb(28, 117, 28)", "line": {"color": "white", "width": 1.5}, "opacity": [1.0, 0.7863, 0.65, 0.9353, 0.7268, 0.8658, 0.8484, 0.6822, 0.9551, 0.8147, 0.6631, 0.6509], "size": [12.0, 9.557, 8.0, 11.26, 8.878, 10.47, 10.27, 8.369, 11.49, 9.883, 8.15, 8.01]}, "mode": "markers", "name": "H₂ (Cavidades)", "showlegend": false, "type": "scatter", "x": [0.3353, 0.301, 0.2592, 0.2126, 0.2058, 0.1997, 0.1474, 0.1387, 0.1298, 0.1297, 0.1181, 0.1086], "xaxis": "x6", "y": [0.3481, 0.306, 0.2592, 0.2231, 0.2087, 0.2076, 0.1547, 0.1399, 0.141, 0.1357, 0.1186, 0.1087], "yaxis": "y6"}, {"hoverinfo": "skip", "line": {"color": "gray", "dash": "dash", "width": 1}, "mode": "lines", "showlegend": false, "type": "scatter", "x": [-0.006019, 0.1264], "xaxis": "x7", "y": [-0.006019, 0.1264], "yaxis": "y7"}, {"customdata": {"elided": "159 float values"}, "hovertemplate": "<b>H₀ (Componentes)</b><br>Nacimiento: %{x:.3f}<br>Muerte: %{y:.3f}<br>Persistencia: %{customdata:.3f}<br><extra></extra>", "legendgroup": "dim0", "marker": {"color": "rgb(0, 76, 153)", "line": {"color": "white", "width": 1.5}, "opacity": {"elided": "159 float values"}, "size": {"elided": "159 float values"}}, "mode": "markers", "name": "H₀ (Componentes)", "showlegend": false, "type": "scatter", "x": {"elided": "159 float values"}, "xaxis": "x7", "y": {"elided": "159 float values"}, "yaxis": "y7"}, {"customdata": [0.0, 0.0, 0.0, 0.0, 0.0, 0.0, 0.0, 0.0, 0.0, 0.0, 0.0, 0.0, 0.0, 0.0, 0.0, 0.0, 0.0, 0.0, 0.0, 0.0, 0.0, 0.0, 0.0, 0.0, 0.0, 0.0, 0.0, 0.0, 0.0, 0.0, 0.0, 0.0, 0.0, 0.0, 0.0, 0.0, 0.0, 0.0, 0.0, 0.0, 0.0, 0.0, 0.0, 0.0, 0.0, 0.0, 0.0, 0.0, 0.0, 0.0, 0.0, 0.0], "hovertemplate": "<b>H₁ (Loops)</b><br>Nacimiento: %{x:.3f}<br>Muerte: %{y:.3f}<br>Persistencia: %{customdata:.3f}<br><extra></extra>", "legendgroup": "dim1", "marker": {"color": "rgb(230, 97, 0)", "line": {"color": "white", "width": 1.5}, "opacity": [0.65, 0.65, 0.65, 0.65, 0.65, 0.65, 0.65, 0.65, 0.65, 0.65, 0.65, 0.65, 0.65, 0.65, 0.65, 0.65, 0.65, 0.65, 0.65, 0.65, 0.65, 0.65, 0.65, 0.65, 0.65, 0.65, 0.65, 0.65, 0.65, 0.65, 0.65, 0.65, 0.65, 0.65, 0.65, 0.65, 0.65, 0.65, 0.65, 0.65, 0.65, 0.65, 0.65, 0.65, 0.65, 0.65, 0.65, 0.65, 0.65, 0.65, 0.65, 0.65], "size": [8.0, 8.0, 8.0, 8.0, 8.0, 8.0, 8.0, 8.0, 8.0, 8.0, 8.0, 8.0, 8.0, 8.0, 8.0, 8.0, 8.0, 8.0, 8.0, 8.0, 8.0, 8.0, 8.0, 8.0, 8.0, 8.0, 8.0, 8.0, 8.0, 8.0, 8.0, 8.0, 8.0, 8.0, 8.0, 8.0, 8.0, 8.0, 8.0, 8.0, 8.0, 8.0, 8.0, 8.0, 8.0, 8.0, 8.0, 8.0, 8.0, 8.0, 8.0, 8.0]}, "mode": "markers", "name": "H₁ (Loops)", "showlegend": false, "type": "scatter", "x": [0.03648, 0.03648, 0.03648, 0.03648, 0.03648, 0.03648, 0.03648, 0.03648, 0.03648, 0.03648, 0.03648, 0.03648, 0.03648, 0.03648, 0.03648, 0.03648, 0.03648, 0.03648, 0.03648, 0.03648, 0.03648, 0.03648, 0.03648, 0.03648, 0.03648, 0.03648, 0.03648, 0.03648, 0.03648, 0.03648, 0.03648, 0.03648, 0.03648, 0.03648, 0.03648, 0.03648, 0.03648, 0.03648, 0.03648, 0.03648, 0.03648, 0.03648, 0.03648, 0.03648, 0.03648, 0.03648, 0.03648, 0.03648, 0.03648, 0.03648, 0.03648, 0.03648], "xaxis": "x7", "y": [0.03648, 0.03648, 0.03648, 0.03648, 0.03648, 0.03648, 0.03648, 0.03648, 0.03648, 0.03648, 0.03648, 0.03648, 0.03648, 0.03648, 0.03648, 0.03648, 0.03648, 0.03648, 0.03648, 0.03648, 0.03648, 0.03648, 0.03648, 0.03648, 0.03648, 0.03648, 0.03648, 0.03648, 0.03648, 0.03648, 0.03648, 0.03648, 0.03648, 0.03648, 0.03648, 0.03648, 0.03648, 0.03648, 0.03648, 0.03648, 0.03648, 0.03648, 0.03648, 0.03648, 0.03648, 0.03648, 0.03648, 0.03648, 0.03648, 0.03648, 0.03648, 0.03648], "yaxis": "y7"}, {"customdata": [0.0, 0.0, 0.0, 0.0, 0.0, 0.0, 0.0, 0.0, 0.0, 0.0, 0.0, 0.0], "hovertemplate": "<b>H₂ (Cavidades)</b><br>Nacimiento: %{x:.3f}<br>Muerte: %{y:.3f}<br>Persistencia: %{customdata:.3f}<br><extra></extra>", "legendgroup": "dim2", "marker": {"color": "rgb(28, 117, 28)", "line": {"color": "white", "width": 1.5}, "opacity": [0.65, 0.65, 0.65, 0.65, 0.65, 0.65, 0.65, 0.65, 0.65, 0.65, 0.65, 0.65], "size": [8.0, 8.0, 8.0, 8.0, 8.0, 8.0, 8.0, 8.0, 8.0, 8.0, 8.0, 8.0]}, "mode": "markers", "name": "H₂ (Cavidades)", "showlegend": false, "type": "scatter", "x": [0.1086, 0.1086, 0.1086, 0.1086, 0.1086, 0.1086, 0.1086, 0.1086, 0.1086, 0.1086, 0.1086, 0.1086], "xaxis": "x7", "y": [0.1086, 0.1086, 0.1086, 0.1086, 0.1086, 0.1086, 0.1086, 0.1086, 0.1086, 0.1086, 0.1086, 0.1086], "yaxis": "y7"}], "layout": {"annotations": [{"font": {"size": 12}, "showarrow": false, "text": "<b>precio_brent_usd</b><br><span style='font-size:11px'>τ=4, d=4</span>", "x": 0.0875, "xanchor": "center", "xref": "paper", "y": 1, "yanchor": "bottom", "yref": "paper"}, {"font": {"size": 12}, "showarrow": false, "text": "<b>valor_colcap</b><br><span style='font-size:11px'>τ=8, d=5</span>", "x": 0.3625, "xanchor": "center", "xref": "paper", "y": 1, "yanchor": "bottom", "yref": "paper"}, {"font": {"size": 12}, "showarrow": false, "text": "<b>Indic_de_precios_al_consumidor</b><br><span style='font-size:11px'>τ=16, d=4</span>", "x": 0.6375, "xanchor": "center", "xref": "paper", "y": 1, "yanchor": "bottom", "yref": "paper"}, {"font": {"size": 12}, "showarrow": false, "text": "<b>Indic_seguimiento_economia</b><br><span style='font-size:11px'>τ=13, d=5</span>", "x": 0.9125, "xanchor": "center", "xref": "paper", "y": 1, "yanchor": "bottom", "yref": "paper"}, {"font": {"size": 12}, "showarrow": false, "text": "<b>Indic_tasa_de_cambio_real</b><br><span style='font-size:11px'>τ=17, d=2</span>", "x": 0.0875, "xanchor": "center", "xref": "paper", "y": 0.425, "yanchor": "bottom", "yref": "paper"}, {"font": {"size": 12}, "showarrow": false, "text": "<b>tasa_desempleo</b><br><span style='font-size:11px'>τ=5, d=5</span>", "x": 0.3625, "xanchor": "center", "xref": "paper", "y": 0.425, "yanchor": "bottom", "yref": "paper"}, {"font": {"size": 12}, "showarrow": false, "text": "<b>pib</b><br><span style='font-size:11px'>τ=19, d=3</span>", "x": 0.6375, "xanchor": "center", "xref": "paper", "y": 0.425, "yanchor": "bottom", "yref": "paper"}], "height": 700, "legend": {"bgcolor": "rgba(255, 255, 255, 0.95)", "bordercolor": "black", "borderwidth": 2, "font": {"size": 12}, "orientation": "h", "x": 0.5, "xanchor": "center", "y": 1.075, "yanchor": "bottom"}, "margin": {"b": 60, "l": 60, "r": 20, "t": 150}, "plot_bgcolor": "white", "showlegend": true, "title": {"font": {"size": 18}, "text": "Diagramas de Persistencia - Homología de Vietoris-Rips", "x": 0.5, "xanchor": "center"}, "width": 1600, "xaxis": {"anchor": "y", "domain": [0, 0.175], "gridcolor": "lightgray", "linecolor": "black", "linewidth": 2, "mirror": true, "showgrid": true, "title": {"text": ""}}, "xaxis2": {"anchor": "y2", "domain": [0.275, 0.45], "gridcolor": "lightgray", "linecolor": "black", "linewidth": 2, "mirror": true, "showgrid": true, "title": {"text": ""}}, "xaxis3": {"anchor": "y3", "domain": [0.55, 0.725], "gridcolor": "lightgray", "linecolor": "black", "linewidth": 2, "mirror": true, "showgrid": true, "title": {"text": ""}}, "xaxis4": {"anchor": "y4", "domain": [0.825, 1], "gridcolor": "lightgray", "linecolor": "black", "linewidth": 2, "mirror": true, "showgrid": true, "title": {"text": ""}}, "xaxis5": {"anchor": "y5", "domain": [0, 0.175], "gridcolor": "lightgray", "linecolor": "black", "linewidth": 2, "mirror": true, "showgrid": true, "title": {"text": "Nacimiento"}}, "xaxis6": {"anchor": "y6", "domain": [0.275, 0.45], "gridcolor": "lightgray", "linecolor": "black", "linewidth": 2, "mirror": true, "showgrid": true, "title": {"text": "Nacimiento"}}, "xaxis7": {"anchor": "y7", "domain": [0.55, 0.725], "gridcolor": "lightgray", "linecolor": "black", "linewidth": 2, "mirror": true, "showgrid": true, "title": {"text": "Nacimiento"}}, "xaxis8": {"anchor": "y8", "domain": [0.825, 1]}, "yaxis": {"anchor": "x", "domain": [0.575, 1], "gridcolor": "lightgray", "linecolor": "black", "linewidth": 2, "mirror": true, "showgrid": true, "title": {"text": "Muerte"}}, "yaxis2": {"anchor": "x2", "domain": [0.575, 1], "gridcolor": "lightgray", "linecolor": "black", "linewidth": 2, "mirror": true, "showgrid": true, "title": {"text": ""}}, "yaxis3": {"anchor": "x3", "domain": [0.575, 1], "gridcolor": "lightgray", "linecolor": "black", "linewidth": 2, "mirror": true, "showgrid": true, "title": {"text": ""}}, "yaxis4": {"anchor": "x4", "domain": [0.575, 1], "gridcolor": "lightgray", "linecolor": "black", "linewidth": 2, "mirror": true, "showgrid": true, "title": {"text": ""}}, "yaxis5": {"anchor": "x5", "domain": [0, 0.425], "gridcolor": "lightgray", "linecolor": "black", "linewidth": 2, "mirror": true, "showgrid": true, "title": {"text": "Muerte"}}, "yaxis6": {"anchor": "x6", "domain": [0, 0.425], "gridcolor": "lightgray", "linecolor": "black", "linewidth": 2, "mirror": true, "showgrid": true, "title": {"text": ""}}, "yaxis7": {"anchor": "x7", "domain": [0, 0.425], "gridcolor": "lightgray", "linecolor": "black", "linewidth": 2, "mirror": true, "showgrid": true, "title": {"text": ""}}, "yaxis8": {"anchor": "x8", "domain": [0, 0.425]}}}
